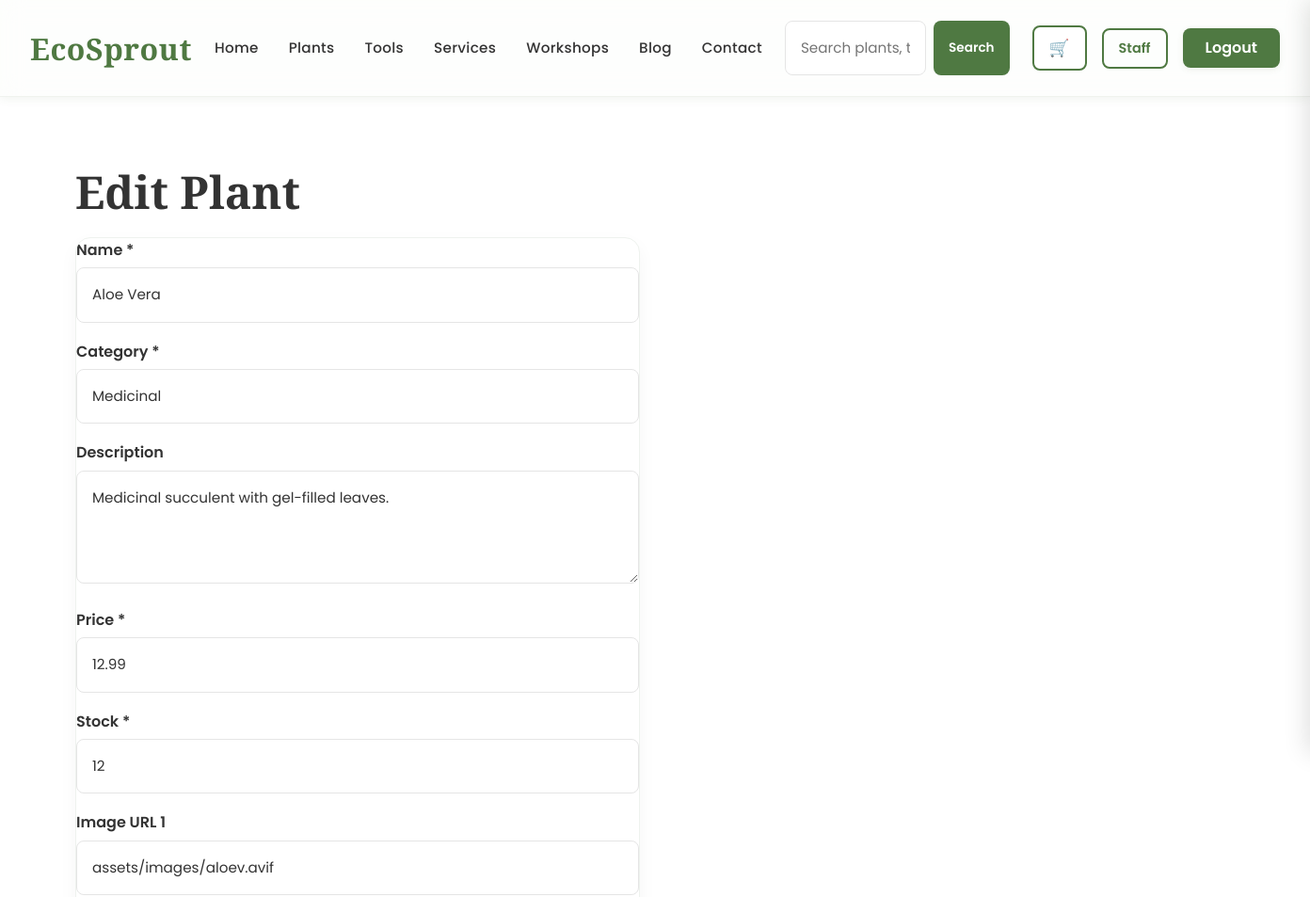
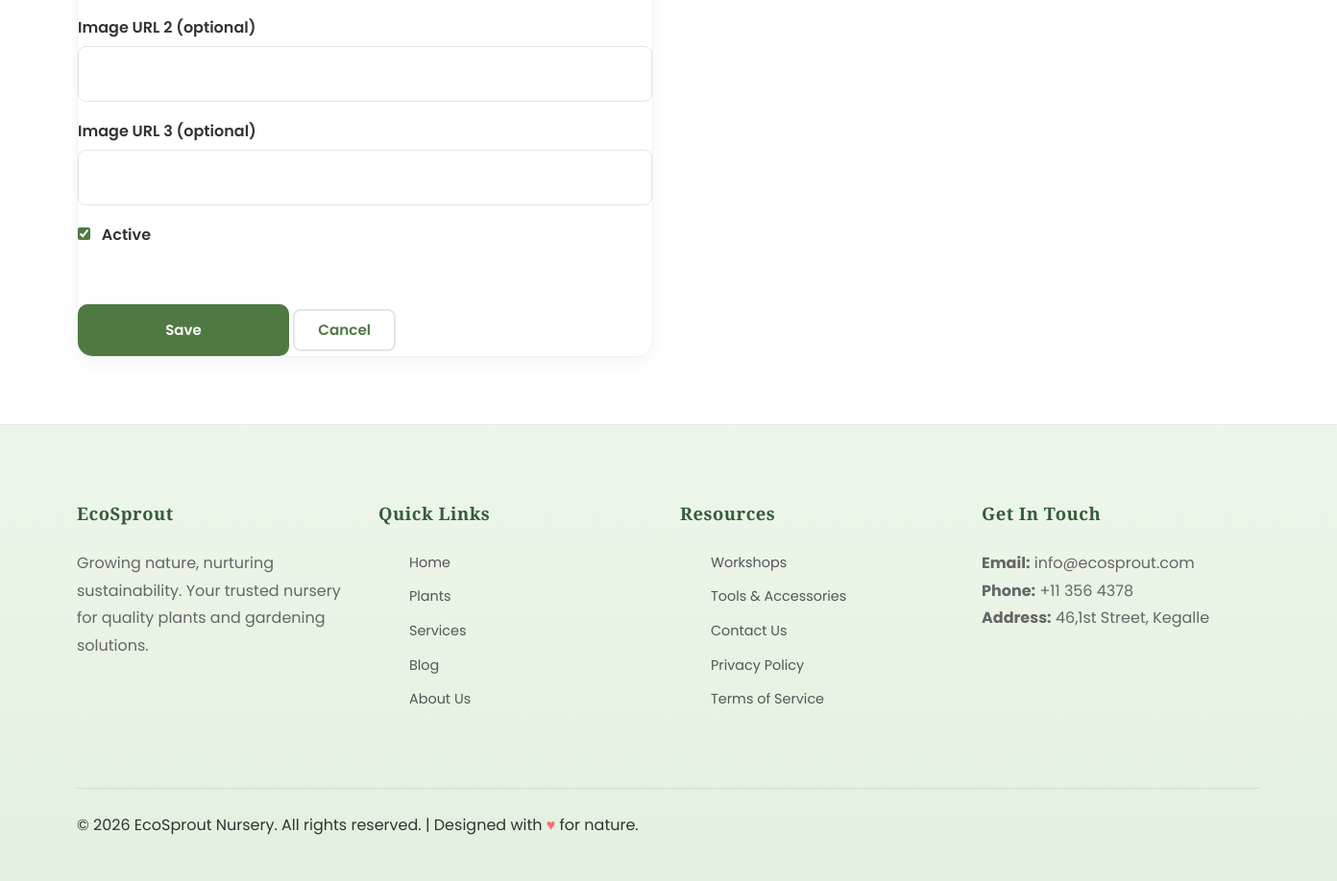
Screenshot of /Frontend/staff/plant-form.php?id=3 (signed in) with the database file from the repository (2 pictures, top to bottom).
### tables this page shows
CREATE TABLE IF NOT EXISTS `plants` (
  `id` int NOT NULL AUTO_INCREMENT,
  `name` varchar(255) NOT NULL,
  `category` varchar(100) NOT NULL,
  `description` text,
  `price` decimal(10,2) NOT NULL,
  `stock` int NOT NULL DEFAULT '0',
  `image_url` varchar(255) DEFAULT 'assets/images/plant-1.jpg',
  `image_url_2` varchar(255) DEFAULT NULL,
  `image_url_3` varchar(255) DEFAULT NULL,
  `is_active` tinyint NOT NULL DEFAULT '1',
  `created_at` timestamp NULL DEFAULT CURRENT_TIMESTAMP,
  PRIMARY KEY (`id`)
);

### Frontend/includes/helpers.php (called while the page is built, shortened)
<?php
function e($text)
{
  return htmlspecialchars((string) $text, ENT_QUOTES, 'UTF-8');
}

### Frontend/staff/plant-form.php (the view, shortened to what this page needs)
<?php
require_once __DIR__ . '/../config/db.php';
require_once __DIR__ . '/../includes/helpers.php';
$id = isset($_GET['id']) ? (int) $_GET['id'] : 0;
$row = array('name'=>'','category'=>'Indoor','description'=>'','price'=>'','stock'=>'','image_url'=>'assets/images/plant-1.jpg','is_active'=>1);
if ($id > 0) {
  $stmt = $pdo->prepare('SELECT * FROM plants WHERE id = :id');
  $stmt->bindParam(':id', $id, PDO::PARAM_INT);
  $stmt->execute();
  $found = $stmt->fetch();
  if ($found) { $row = $found; }
}
include '../includes/header.php';
?>
<main><section class="section"><div class="container">
<h1><?php echo $id ? 'Edit Plant' : 'Add Plant'; ?></h1>
<div class="card" style="max-width:600px;">
<form method="post" action="plant-handler.php">
<div class="form-group"><label>Name *</label><input type="text" name="name" required value="<?php echo e($row['name']); ?>"></div>
<div class="form-group"><label>Category *</label><input type="text" name="category" required value="<?php echo e($row['category']); ?>"></div>
<div class="form-group"><label>Description</label><textarea name="description" rows="3"><?php echo e($row['description']); ?></textarea></div>
<div class="form-group"><label>Price *</label><input type="text" name="price" required value="<?php echo e($row['price']); ?>"></div>
<div class="form-group"><label>Stock *</label><input type="number" name="stock" required value="<?php echo e($row['stock']); ?>"></div>
<div class="form-group"><label>Image URL 1</label><input type="text" name="image_url" value="<?php echo e(isset($row['image_url']) ? $row['image_url'] : ''); ?>"></div>
<div class="form-group"><label>Image URL 2 (optional)</label><input type="text" name="image_url_2" value="<?php echo e(isset($row['image_url_2']) ? $row['image_url_2'] : ''); ?>"></div>
<div class="form-group"><label>Image URL 3 (optional)</label><input type="text" name="image_url_3" value="<?php echo e(isset($row['image_url_3']) ? $row['image_url_3'] : ''); ?>"></div>
<label><input type="checkbox" name="is_active" value="1" <?php echo ((int)$row['is_active']===1)?'checked':''; ?>> Active</label><br><br>
<button type="submit" class="btn-primary">Save</button>
<a href="plants.php" class="btn-outline">Cancel</a>
</form></div></div></section></main>
<?php include '../includes/footer.php'; ?>

### Frontend/assets/css/style.css (style rules this page uses)
:root { --primary-color: #4F7942; --secondary-color: #7BA05B; --light-green: #DDEED8; --background-color: #F8F9F5; --text-color: #333333; --secondary-text: #666666; --surface-color: #FFFFFF; --dark-green: #2D5A3D; --accent-color: #7BA05B; --light-gray: #E5E5E5; --border-color: #E5E5E5; --spacing-xs: 4px; --spacing-sm: 8px; --spacing-md: 16px; --spacing-lg: 24px; --spacing-xl: 32px; --spacing-xxl: 48px; --border-radius: 8px; --border-radius-lg: 12px; --transition: all 0.3s ease; }
* { margin: 0; padding: 0; box-sizing: border-box; }
html { scroll-behavior: smooth; }
body { font-family: 'Poppins', sans-serif; background-color: var(--background-color); color: var(--text-color); line-height: 1.6; font-size: 16px; }
h1, h2, h3, h4, h5, h6 { font-family: 'Playfair Display', serif; color: var(--text-color); line-height: 1.3; margin-bottom: var(--spacing-md); font-weight: 700; }
h1 { font-size: 3rem; }
a { color: var(--primary-color); text-decoration: none; transition: var(--transition); }
.btn-primary { background: var(--primary-color); color: white; border: none; padding: 12px 24px; border-radius: 10px; font-weight: 600; transition: .3s; }
.btn-outline { background-color: transparent; color: var(--primary-color); padding: var(--spacing-sm) var(--spacing-lg); border: 2px solid var(--border-color); border-radius: var(--border-radius); cursor: pointer; font-size: 0.95rem; font-weight: 600; transition: var(--transition); display: inline-block; }
.card { border-radius: 16px; overflow: hidden; border: 1px solid #eef2ee; box-shadow: 0 8px 20px rgba(0,0,0,0.04); transition: all .3s ease; }
.form-group { margin-bottom: var(--spacing-lg); }
label { display: block; margin-bottom: var(--spacing-sm); font-weight: 600; color: var(--text-color); }
input[type="text"], input[type="email"], input[type="password"], input[type="number"], input[type="date"], input[type="tel"], textarea, select { width: 100%; padding: var(--spacing-md); border: 1.5px solid var(--light-gray); border-radius: var(--border-radius); font-family: 'Poppins', sans-serif; font-size: 0.95rem; transition: var(--transition); background-color: var(--surface-color); color: var(--text-color); }
textarea { resize: vertical; min-height: 120px; }
.container { max-width: 1280px; margin: auto; padding: 0 24px; }
.section { padding: 70px var(--spacing-lg); }
.section:nth-child(odd) { background-color: var(--surface-color); }
.section { position: relative; }
input[type="checkbox"], input[type="radio"] { margin-right: var(--spacing-sm); cursor: pointer; accent-color: var(--primary-color); }
.form-group { margin-bottom: 18px; }
.form-group label { display: block; margin-bottom: 6px; font-weight: 600; }
.btn-primary[type="submit"] { width: 220px; height: 54px; margin: 0 auto; padding: 0; font-size: 15px; font-weight: 600; }

### rows the page displays
plants: name "Aloe Vera", category "Medicinal", description "Medicinal succulent with gel-filled leaves.", price "12.99", stock "12", image_url "assets/images/aloev.avif", is_active "☑"
